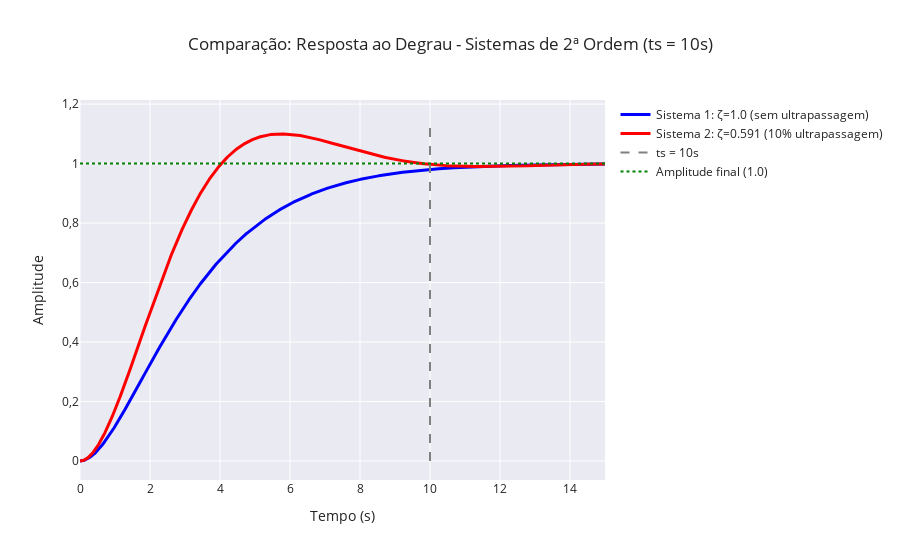

Notebook code for this chart:
### Code cell
fig = go.Figure()

grafico_G1 = go.Scatter(
    x=t1,
    y=y1,
    name=f"Sistema 1: ζ={zeta1} (sem ultrapassagem)",
    mode="lines",
    line={"color": "blue", "width": 3},
)

grafico_G2 = go.Scatter(
    x=t2,
    y=y2,
    name=f"Sistema 2: ζ={zeta2:.3f} (10% ultrapassagem)",
    mode="lines",
    line={"color": "red", "width": 3},
)

linha_ts = go.Scatter(
    x=[10, 10],
    y=[0, 1.15],
    mode="lines",
    line={"color": "gray", "width": 2, "dash": "dash"},
    name="ts = 10s",
    showlegend=True,
)

linha_final = go.Scatter(
    x=[0, 15],
    y=[1.0, 1.0],
    mode="lines",
    line={"color": "green", "width": 2, "dash": "dot"},
    name="Amplitude final (1.0)",
    showlegend=True,
)

fig.add_trace(grafico_G1)
fig.add_trace(grafico_G2)
fig.add_trace(linha_ts)
fig.add_trace(linha_final)

fig.update_layout(
    title="Comparação: Resposta ao Degrau - Sistemas de 2ª Ordem (ts = 10s)",
    xaxis_title="Tempo (s)",
    yaxis_title="Amplitude",
    separators=",.",
    template="seaborn",
)

fig.show()

### Figure 1 — Plotly figure (JSON) as saved in the notebook; plotly's stock layout.template omitted (floating-point values rounded to 4 significant figures; data arrays with more than 128 entries replaced by an {"elided": "..."} marker saying what was removed)
{"data": [{"line": {"color": "blue", "width": 3}, "mode": "lines", "name": "Sistema 1: ζ=1.0 (sem ultrapassagem)", "type": "scatter", "x": {"elided": "3000 float values"}, "y": {"elided": "3000 float values"}}, {"line": {"color": "red", "width": 3}, "mode": "lines", "name": "Sistema 2: ζ=0.591 (10% ultrapassagem)", "type": "scatter", "x": {"elided": "3000 float values"}, "y": {"elided": "3000 float values"}}, {"line": {"color": "gray", "dash": "dash", "width": 2}, "mode": "lines", "name": "ts = 10s", "showlegend": true, "type": "scatter", "x": [10, 10], "y": [0, 1.15]}, {"line": {"color": "green", "dash": "dot", "width": 2}, "mode": "lines", "name": "Amplitude final (1.0)", "showlegend": true, "type": "scatter", "x": [0, 15], "y": [1, 1]}], "layout": {"separators": ",.", "title": {"text": "Comparação: Resposta ao Degrau - Sistemas de 2ª Ordem (ts = 10s)"}, "xaxis": {"title": {"text": "Tempo (s)"}}, "yaxis": {"title": {"text": "Amplitude"}}}}
